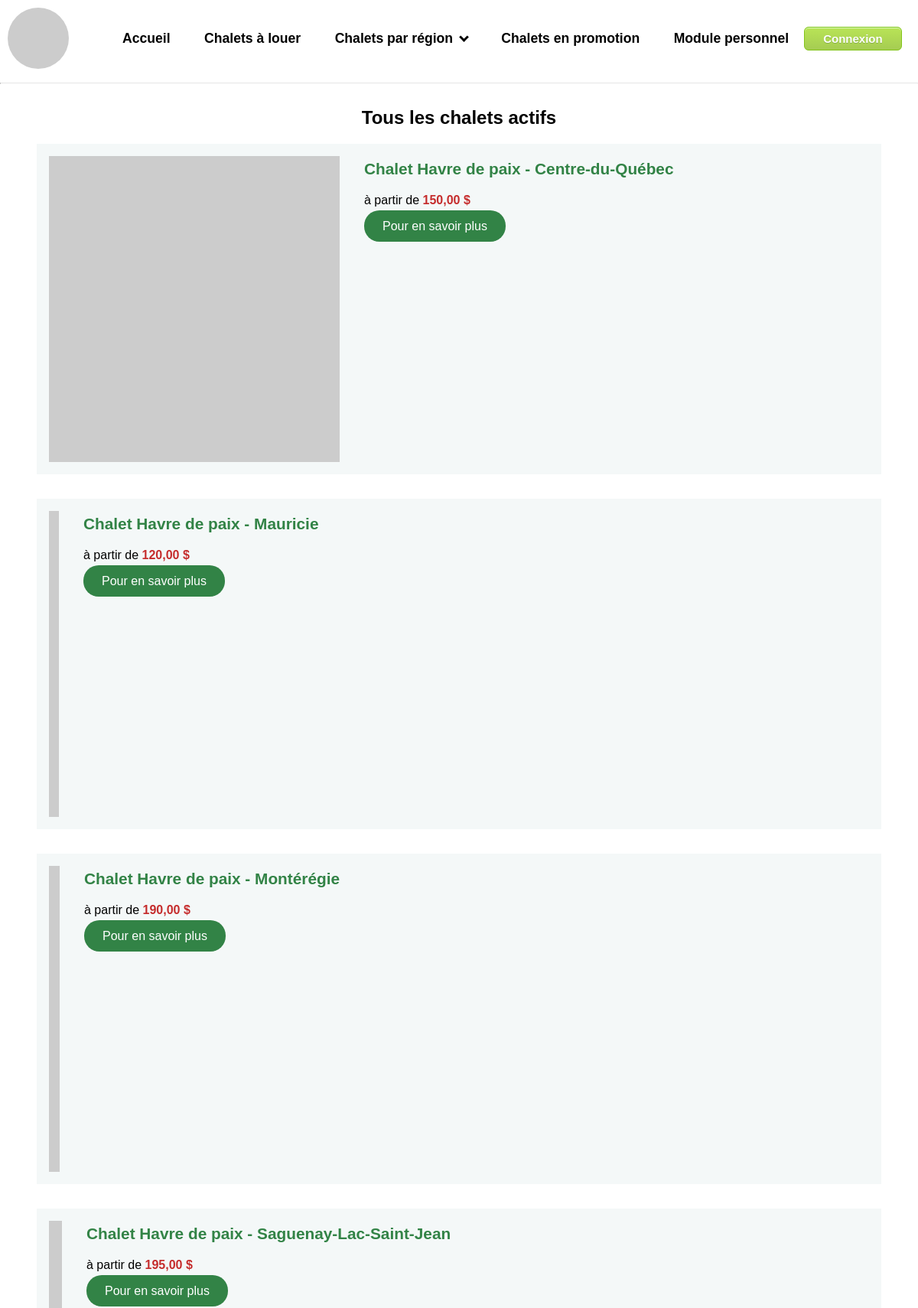
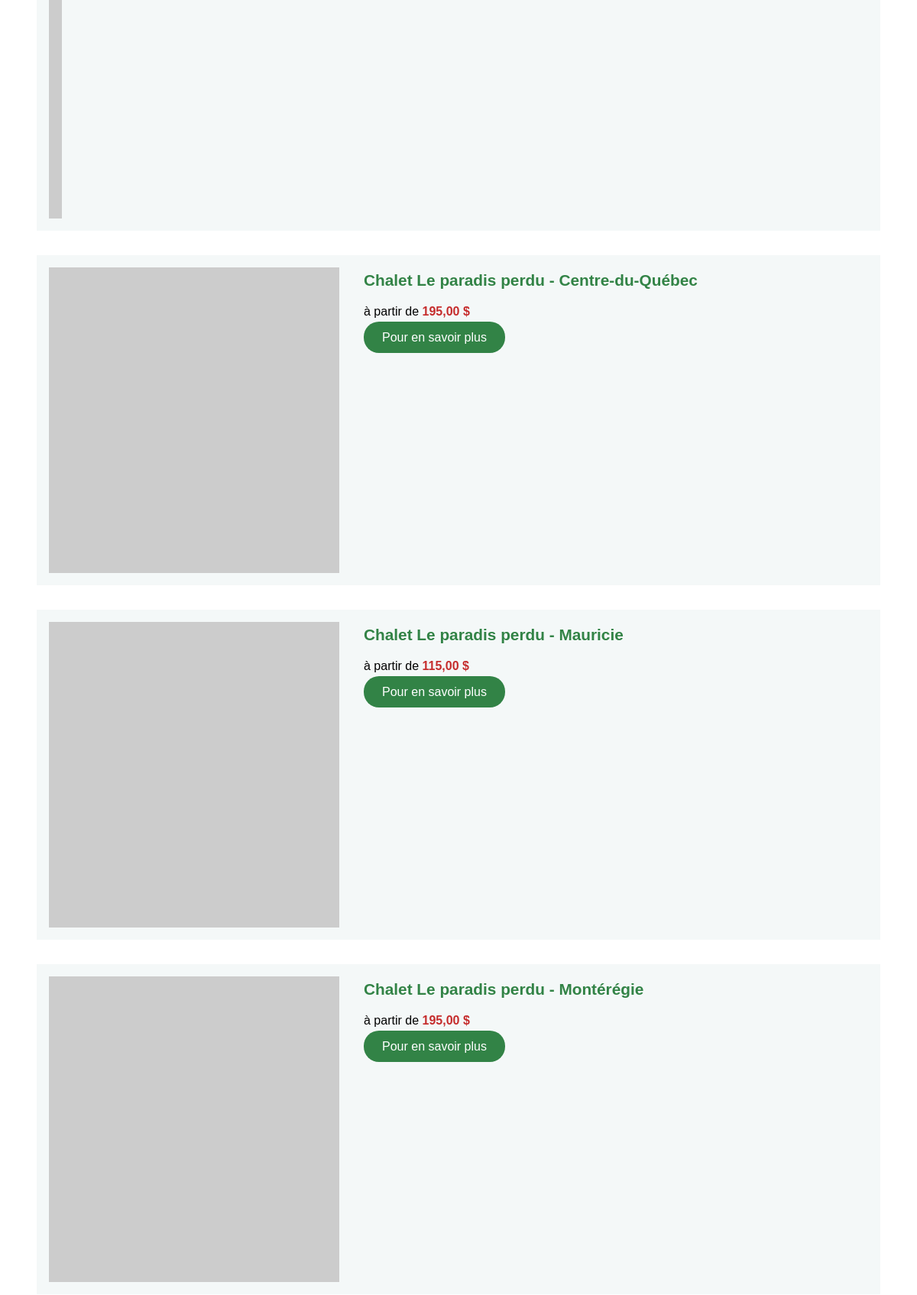
/liste_chalets.php (upper part), run on the app's committed database (2 pictures, top to bottom).
### tables this page shows
CREATE TABLE `chalets` (
  `id` int NOT NULL,
  `nom` varchar(50) NOT NULL,
  `description` text NOT NULL,
  `personnes_max` int NOT NULL,
  `prix_haute_saison` int NOT NULL,
  `prix_basse_saison` int NOT NULL,
  `actif` tinyint(1) NOT NULL,
  `promo` tinyint(1) NOT NULL,
  `date_inscription` date NOT NULL,
  `fk_region` int NOT NULL,
  `id_picsum` int NOT NULL
);

### modeles/chalets.php (called while the page is built, shortened)
<?php
class modele_chalet {
    public function __construct($id, $nom, $description, $personnes_max, $prix_haute_saison, $prix_basse_saison, $actif, $promo, $date_inscription, $fk_region, $id_picsum) {
        $this->id = $id;
        $this->nom = $nom;
        $this->prix_basse_saison = $prix_basse_saison;
        $this->id_picsum = $id_picsum;
    }
    static function connecter() {
        $mysqli = new mysqli(Db::$host, Db::$username, Db::$password, Db::$database);
        return $mysqli;
    }
    public static function ObtenirTousActif() {
        $liste = [];
        $mysqli = self::connecter();
        $resultatRequete = $mysqli->query("SELECT * FROM chalets WHERE actif = 1 ORDER BY nom");
        foreach($resultatRequete as $enregistrement) {
            $liste[] = new modele_chalet($enregistrement['id'], $enregistrement['nom'], $enregistrement['description'], $enregistrement['personnes_max'], $enregistrement['prix_haute_saison'], $enregistrement['prix_basse_saison'], $enregistrement['actif'], $enregistrement['promo'], $enregistrement['date_inscription'], $enregistrement['fk_region'], $enregistrement['id_picsum']);
        }
        return $liste;
    }
}
?>

### controleurs/chalets.php (called while the page is built, shortened)
<?php
require_once __DIR__ . '../../modeles/chalets.php';
class ControleurChalet {
    function afficherTousActif() {
        $chalets = modele_chalet::ObtenirTousActif();
        require './vues/chalets/fiche_eclair.php';
    }
}
?>

### vues/chalets/fiche_eclair.php (the view)
<?php
require_once 'controleurs/chalets.php';
foreach($chalets as $chalet) { ?>
    <div class="cardHorizontal">
        <img src="https://picsum.photos/id/<?= $chalet->id_picsum ?>/400" alt="Photo du <?=$chalet->nom?>">
        <div class="cardInfos">
            <h4><?= $chalet->nom ?></h4>
            <p>à partir de <span><?=$chalet->prix_basse_saison?>,00 $</span></p>
            <a class="btn" role="button" href="fiche_chalet.php?id=<?= $chalet->id ?>">Pour en savoir plus</a>
        </div>
    </div>
<?php } ?>

### css/styles.css (style rules this page uses)
html { margin:0; padding:0 }
body { margin: 100px 0 0 0; padding: 20px 0; font-family: Arial, sans-serif; }
.light-mode, .light-mode a, .light-mode header { background-color: white; color: black; }

### css/styles_karen.css (style rules this page uses)
.cardHorizontal { display: flex; flex-direction: row; flex-wrap: wrap; margin: 0 3em 2em 3em; background-color: rgb(244, 248, 248); }
.cardHorizontal img { padding: 1em; }
.cardInfos { margin-left: 1em; }
.cardInfos h4 { font-size: 1.3em; margin: 1em 0; color: rgb(50, 131, 70); }
.cardInfos p { font-size: 1em; margin-bottom: 1em; margin-top: 0; max-width: 50%; }
.cardInfos p span { color: rgb(197, 44, 44); font-weight: 600; }
.cardInfos .btn { background-color: rgb(50, 131, 70); color: white; padding: 0.75em 1.5em; text-decoration: none; border-radius: 20px; text-align: center; margin-top: 2em; }

### data on the page
chalets: nom "Chalet Havre de paix - Centre-du-Québec", prix_basse_saison "150"
chalets: nom "Chalet Havre de paix - Mauricie", prix_basse_saison "120"
chalets: nom "Chalet Havre de paix - Montérégie", prix_basse_saison "190"
chalets: nom "Chalet Havre de paix - Saguenay-Lac-Saint-Jean", prix_basse_saison "195"
chalets: nom "Chalet Le paradis perdu - Centre-du-Québec", prix_basse_saison "195"
chalets: nom "Chalet Le paradis perdu - Mauricie", prix_basse_saison "115"
chalets: nom "Chalet Le paradis perdu - Montérégie", prix_basse_saison "195"
